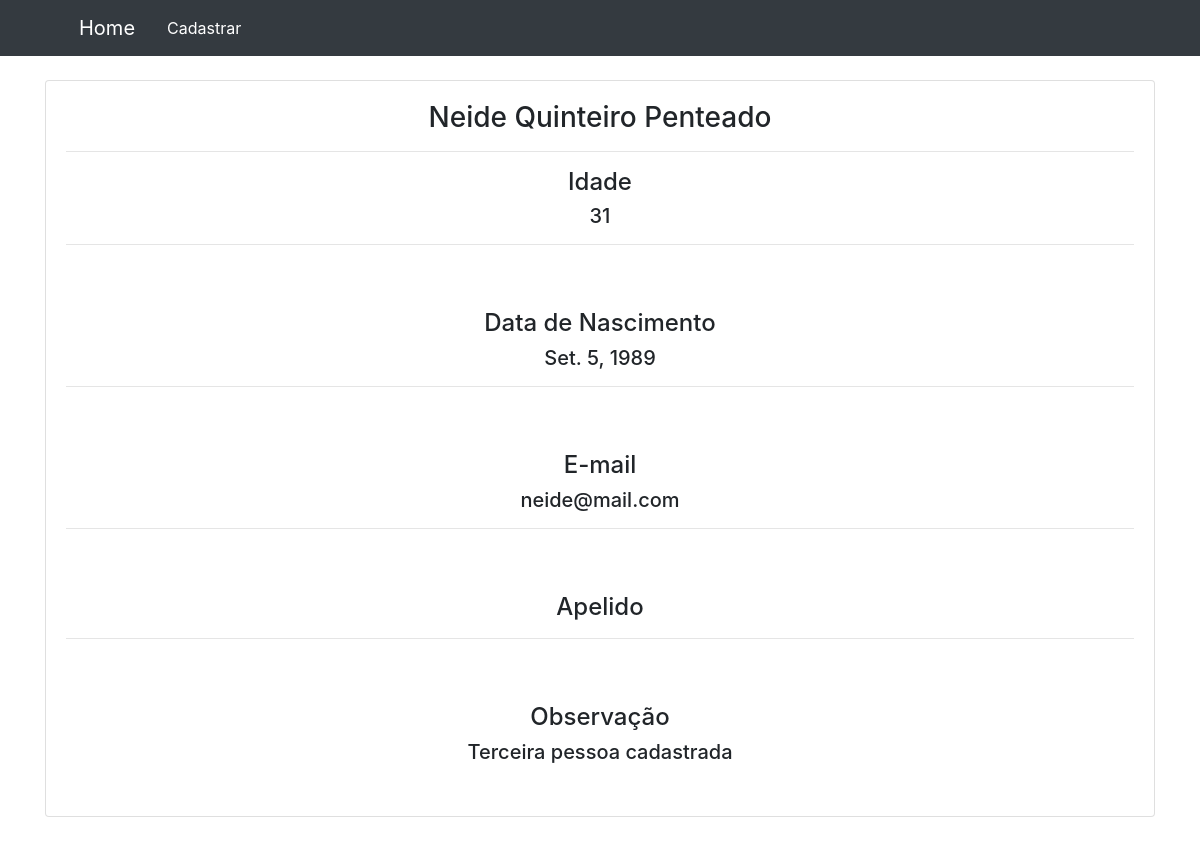
Screenshot of /detalhe_pessoa/3/ with the database file from the repository.
### pessoas/models.py (models this page shows, shortened)
class Pessoa(models.Model):
    nome = models.CharField('Nome', max_length=150)
    idade = models.IntegerField('Idade')
    data_nascimento = models.DateField('Data de Nascimento')
    email = models.EmailField('E-mail')
    apelido = models.CharField('Apelido', max_length=50, blank=True)
    observacao = models.TextField('Observação', max_length=150, blank=True)

### pessoas/views.py (the view)
# urls.py: path('detalhe_pessoa/<int:id>/', views.detalhe_pessoa, name='detalhe_pessoa')
def detalhe_pessoa(request, id):
    pessoa = Pessoa.objects.get(id=id)
    return render(request, 'pessoas/detalhe_pessoa.html', {'pessoa': pessoa})

### pessoas/templates/pessoas/detalhe_pessoa.html (shortened to what this page needs)
{% extends 'base.html' %}
{% load static %}
{% block content %}
    <div class="container">
        <div id="row-principal" class="row mt-4" style="margin-bottom: 7%;">
        <div class="col-md-12">
            <div class="card">
            <div class="card-body">
                <div class="row">
                    <div class="col-md-12">
                        <h3 id="titulo-profile">{{ pessoa.nome }}</h4>
                        <hr>
                    </div>
                </div>
                <div class="row">
                    <div class="col-md-12">
                        <h4>Idade</h4>
                        <h5>{{ pessoa.idade }}</h5>
                        <hr><br><br>
                        <h4>Data de Nascimento</h4>
                        <h5>{{ pessoa.data_nascimento }}</h5>
                        <hr><br><br>
                        <h4>E-mail</h4>
                        <h5>{{ pessoa.email }}</h5>
                        <hr><br><br>
                        <h4>Apelido</h4>
                        <hr><br><br>
                        <h4>Observação</h4>
                        <h5>{{ pessoa.observacao }}</h5>
                        <br>
                    </div>
                </div>
            </div>
            </div>
        </div>
        </div>
    </div>
{% endblock content %}

### pessoas/templates/pessoas/detalhe_pessoa.html (style rules this page uses)
h3, h4, h5 { text-align: center; }

### rows the page displays
Pessoa: nome "Neide Quinteiro Penteado", idade "31", data_nascimento "Set. 5, 1989", email "neide@mail.com", observacao "Terceira pessoa cadastrada"
